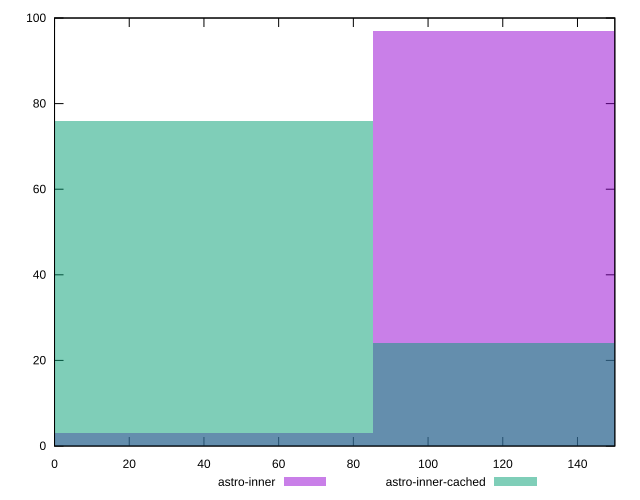

This chart was generated by the following gnuplot code:
reset

$astroInner <<EOF
170.49796548026984 97
0 3
EOF

$astroInnerCached <<EOF
170.49796548026984 24
0 76
EOF

set key outside below
set boxwidth 170.49796548026984
set xrange [0:150]
set yrange [0:100]
set trange [0:100]
set style fill transparent solid 0.5 noborder
set terminal svg size 640, 500 enhanced background rgb 'white'
set output "reports/report_00033_2021-03-01T14-23-16.841Z/legacy-javascript/comparison/histogram/2_vs_3.svg"

plot $astroInner title "astro-inner" with boxes, \
     $astroInnerCached title "astro-inner-cached" with boxes

reset
